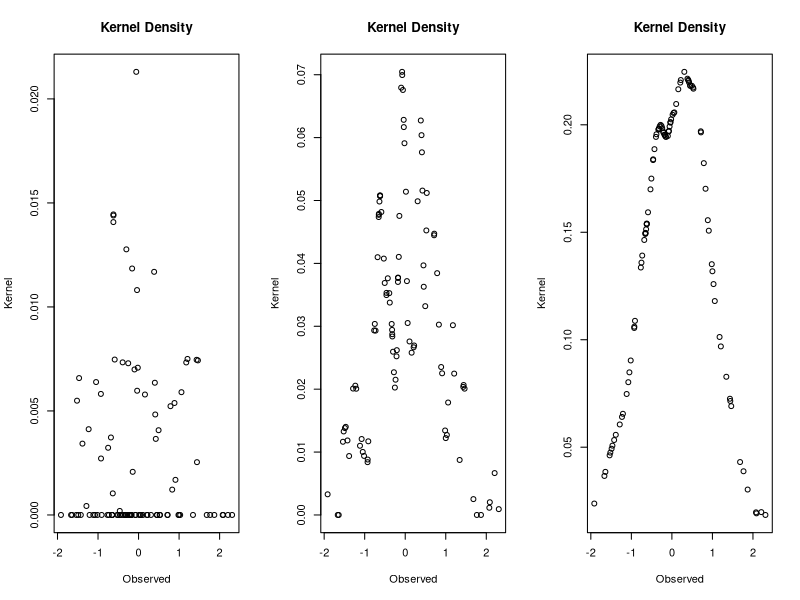
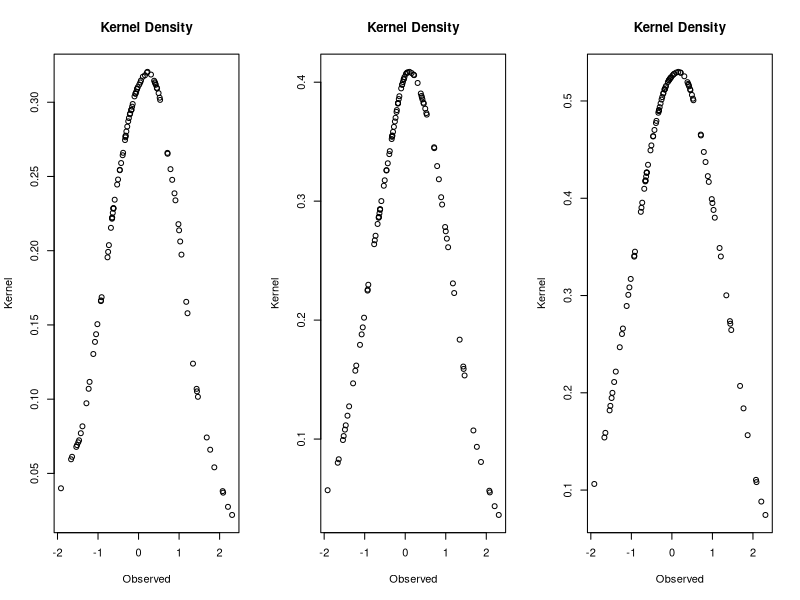

Source code (R) for these figures, in order: (Note: this script raises an error after producing the figures.)
## ---- chunk 1
#Epanechnikov kernekl function (P81)
casl_util_kernel_epan <- function(x, h=1) {
  x <- x/h
  ran <- as.numeric(abs(x) <= 1)
  val <- (3/4) * ( 1 - x^2 ) * ran
  val
}

#Kernel density
kern_density <- function(x, h, x_new) {
  sapply(x_new, function(v)
    {
    w <- casl_util_kernel_epan(abs(x-v), h=h)
    density <- mean(w)
    density
    })
}

#Create datasets
N=100
set.seed(1)
x <- rnorm(N)
x_new <- rnorm(N)
bwidths <- c(0.01, 0.1, 0.5, 0.75, 1, 1.5)

#Plot
par(mfrow=c(1, 3))
for (i in bwidths) {
  plot(x_new, kern_density(x=x, h=i, x_new=x_new), xlab='Observed', ylab='Kernel', main='Kernel Density')
}
par(mfrow=c(1, 1))
## ---- chunk 2
#require(glmnet)
#Check current KKT conditions for regression vector (P189)
casl_lenet_check_kkt <- function(X, y, b, lambda) {
  resids <- y - X %*% b
  s <- apply(X, 2, function(xj) crossprod(xj, resids)) / lambda / nrow(X)
  #Return a vector indicating where the KKT conditions have been violated by the variables that are currently zero.
  (b == 0) & (abs(s) >= 1)
}

#Lasso_reg_with_screening
lasso_reg_with_screening <- function(X, y, alpha=1){
  model <- cv.glmnet(X, y, alpha=alpha)
  lambda <- model$lambda.1se
  b <- model$glmnet.fit$beta[, model$lambda==model$lambda.1se]
  casl_lenet_check_kkt(X=X, y=y, b=b, lambda=lambda)
}

#Create dataset (P190)
n <- 1000L
p <- 5000L
X <- matrix(rnorm(n * p), ncol = p)
beta <- c(seq(1, 0.1, length.out=(10L)), rep(0, p - 10L))
y <- X %*% beta + rnorm(n = n, sd = 0.15)

#No violation of KKN conditions
lasso_reg_with_screening(X, y)

#With violation of KKN conditions
model <- cv.glmnet(X, y, alpha=1)
lambda <- model$lambda.1se
b <- model$glmnet.fit$beta[, model$lambda==model$lambda.1se]
b[1] <- 0 #Force to violate
head(casl_lenet_check_kkt(X=X, y=y, b=b, lambda=lambda))
